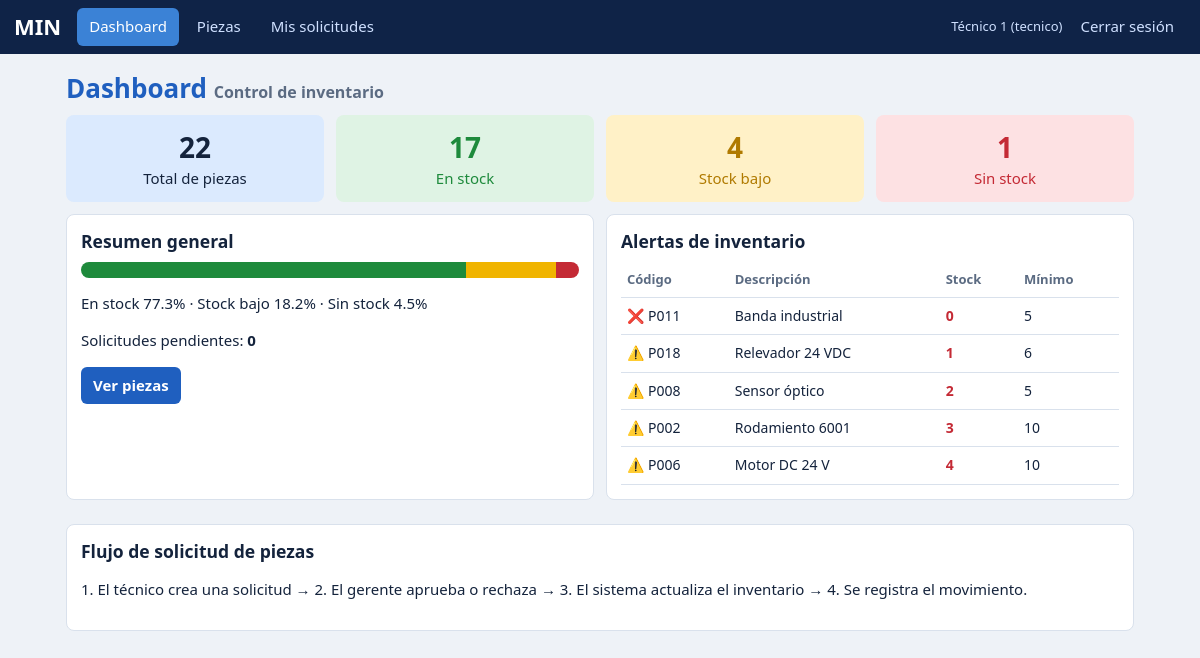
Page / (signed in) on the committed database.
### tables this page shows
CREATE TABLE piezas(codigo TEXT PRIMARY KEY, nombre TEXT, categoria TEXT, cantidad INTEGER, minimo INTEGER, ubicacion TEXT);

### app.py (the view)
@app.route("/")
@acceso()
def dashboard():
    ps = db().execute("SELECT * FROM piezas").fetchall()
    n = {"total": len(ps), "ok": 0, "lo": 0, "no": 0}
    for p in ps: n[estado(p)[1]] += 1
    alertas = db().execute("SELECT * FROM piezas WHERE cantidad<=minimo ORDER BY cantidad").fetchall()
    pend = db().execute("SELECT COUNT(*) FROM solicitudes WHERE estado='Pendiente'").fetchone()[0]
    return render_template("dashboard.html", n=n, alertas=alertas, pend=pend)

### app.py (called while the page is built)
def db():
    if "db" not in g:
        g.db = sqlite3.connect(DB)
        g.db.row_factory = sqlite3.Row
    return g.db

@app.teardown_appcontext
def close(_):
    d = g.pop("db", None)
    if d: d.close()

def estado(p):
    if p["cantidad"] == 0: return ("Sin stock", "no")
    if p["cantidad"] <= p["minimo"]: return ("Stock bajo", "lo")
    return ("En stock", "ok")

def acceso(*roles):
    def deco(f):
        @wraps(f)
        def w(*a, **k):
            if "uid" not in session: return redirect(url_for("login"))
            if roles and session["rol"] not in roles: abort(403)
            return f(*a, **k)
        return w
    return deco

### templates/dashboard.html (shortened to what this page needs)
{% extends "base.html" %}
{% block c %}
<h1>Dashboard <small style="font-size:16px;color:var(--mu)">Control de inventario</small></h1>
<div class="grid">
    <div class="k a"><b>{{ n.total }}</b>Total de piezas</div>
    <div class="k ok"><b>{{ n.ok }}</b>En stock</div>
    <div class="k lo"><b>{{ n.lo }}</b>Stock bajo</div>
    <div class="k no"><b>{{ n.no }}</b>Sin stock</div>
</div>
{% set t = n.total or 1 %}
<div class="grid two">
    <div class="card">
        <h3>Resumen general</h3>
        <div class="bar">
            <i style="width:{{ n.ok/t*100 }}%;background:var(--ok)"></i>
            <i style="width:{{ n.lo/t*100 }}%;background:#f0b400"></i>
            <i style="width:{{ n.no/t*100 }}%;background:var(--no)"></i>
        </div>
        <p>En stock {{ '%.1f'|format(n.ok/t*100) }}% · Stock bajo {{ '%.1f'|format(n.lo/t*100) }}% · Sin stock {{ '%.1f'|format(n.no/t*100) }}%</p>
        <p>Solicitudes pendientes: <b>{{ pend }}</b></p>
        <a class="btn" href="{{ url_for('piezas') }}">Ver piezas</a>
    </div>
    <div class="card">
        <h3>Alertas de inventario</h3>
        <table>
            <tr>
                <th>Código</th>
                <th>Descripción</th>
                <th>Stock</th>
                <th>Mínimo</th>
            </tr>
            {% for p in alertas %}
            <tr>
                <td>{{ '⚠️' if p.cantidad else '❌' }} {{ p.codigo }}</td>
                <td>{{ p.nombre }}</td>
                <td style="color:var(--no);font-weight:700">{{ p.cantidad }}</td>
                <td>{{ p.minimo }}</td>
            </tr>
            {% else %}
            <tr>
                <td colspan="4">Sin alertas.</td>
            </tr>
            {% endfor %}
        </table>
    </div>
</div>
<div class="card">
    <h3>Flujo de solicitud de piezas</h3>
    <p>1. El técnico crea una solicitud → 2. El gerente aprueba o rechaza → 3. El sistema actualiza el inventario → 4. Se registra el movimiento.</p>
</div>
{% endblock %}

### templates/base.html (shortened to what this page needs)
<!DOCTYPE html>
<html lang="es">
    <head>
        <link rel="stylesheet" href="{{ url_for('static', filename='style.css') }}">
    </head>
    <body>
        {% if session.uid %}
            {% set menu = {
                'admin': [('dashboard', 'Dashboard'), ('piezas', 'Piezas'), ('movimientos', 'Movimientos'), ('usuarios', 'Usuarios')],
                'gerente': [('dashboard', 'Dashboard'), ('piezas', 'Piezas'), ('solicitudes', 'Solicitudes'), ('movimientos', 'Movimientos'), ('reportes', 'Reportes')],
                'tecnico': [('dashboard', 'Dashboard'), ('piezas', 'Piezas'), ('solicitudes', 'Mis solicitudes')]
            }[session.rol] %}
            <header>
                <b>MIN</b>
                {% for e, n in menu %}
                    <a href="{{ url_for(e) }}" class="{{ 'on' if request.endpoint == e }}">{{ n }}</a>
                {% endfor %}
                <span>{{ session.nombre }} ({{ session.rol }})</span>
                <a href="{{ url_for('logout') }}">Cerrar sesión</a>
            </header>
        {% endif %}
        <main>
            {% block c %}{% endblock %}
        </main>
    </body>
</html>

### static/style.css (style rules this page uses)
:root { --bg:#eef2f7;--card:#fff;--tx:#14233c;--mu:#5b6b82;--nav:#0f2347;--pri:#1f5fbf;--bd:#d9e1ec;--ok:#1e8a3c;--okb:#dff3e4;--lo:#b07a00;--lob:#fff1c7;--no:#c42a35;--nob:#fde1e3;--inf:#dbeafe }
* { box-sizing:border-box }
body { margin:0;background:var(--bg);color:var(--tx);font:15px/1.45 "Segoe UI",Roboto,Arial,sans-serif }
h1,h2,h3 { margin:0 0 8px }
h1 { color:var(--pri);font-size:26px }
header { background:var(--nav);color:#fff;display:flex;gap:6px;align-items:center;padding:8px 14px;flex-wrap:wrap }
header b { font-size:22px;margin-right:10px }
header a { color:#cfe0ff;text-decoration:none;padding:8px 12px;border-radius:6px }
header a.on,header a:hover { background:#3b82d6;color:#fff }
header span { font-size:13px;color:#cfe0ff }
main { padding:16px;max-width:1100px;margin:auto }
.card { background:var(--card);border:1px solid var(--bd);border-radius:8px;padding:14px;margin-bottom:12px;overflow-x:auto }
.grid { display:grid;gap:12px;grid-template-columns:repeat(auto-fit,minmax(130px,1fr));margin-bottom:12px }
.two { grid-template-columns:repeat(auto-fit,minmax(300px,1fr)) }
.k { border-radius:8px;padding:12px;text-align:center }
.k b { display:block;font-size:28px }
.k.a { background:var(--inf) }
.k.ok { background:var(--okb);color:var(--ok) }
.k.lo { background:var(--lob);color:var(--lo) }
.k.no { background:var(--nob);color:var(--no) }
table { border-collapse:collapse;width:100%;font-size:14px }
th,td { padding:8px 6px;text-align:left;border-bottom:1px solid var(--bd);white-space:nowrap }
th { color:var(--mu);font-size:13px }
button,.btn { cursor:pointer;border:0;border-radius:6px;padding:8px 12px;background:var(--pri);color:#fff;font:inherit;font-weight:600;text-decoration:none;display:inline-block }
.bar { display:flex;height:16px;border-radius:8px;overflow:hidden;margin:8px 0 }

### rows in the picture
piezas: cantidad "❌", codigo "P011", nombre "Banda industrial", cantidad "0", minimo "5"
piezas: cantidad "⚠️", codigo "P018", nombre "Relevador 24 VDC", cantidad "1", minimo "6"
piezas: cantidad "⚠️", codigo "P008", nombre "Sensor óptico", cantidad "2", minimo "5"
piezas: cantidad "⚠️", codigo "P002", nombre "Rodamiento 6001", cantidad "3", minimo "10"
piezas: cantidad "⚠️", codigo "P006", nombre "Motor DC 24 V", cantidad "4", minimo "10"

### other values in the picture
{{ n }} "Dashboard" "Piezas" "Mis solicitudes"
{{ session.nombre }} "Técnico 1"
{{ session.rol }} "tecnico"
{{ n.total }} "22"
{{ n.ok }} "17"
{{ n.lo }} "4"
{{ n.no }} "1"
{{ '%.1f'|format(n.ok/t*100) }} "77.3"
{{ '%.1f'|format(n.lo/t*100) }} "18.2"
{{ '%.1f'|format(n.no/t*100) }} "4.5"
{{ pend }} "0"
